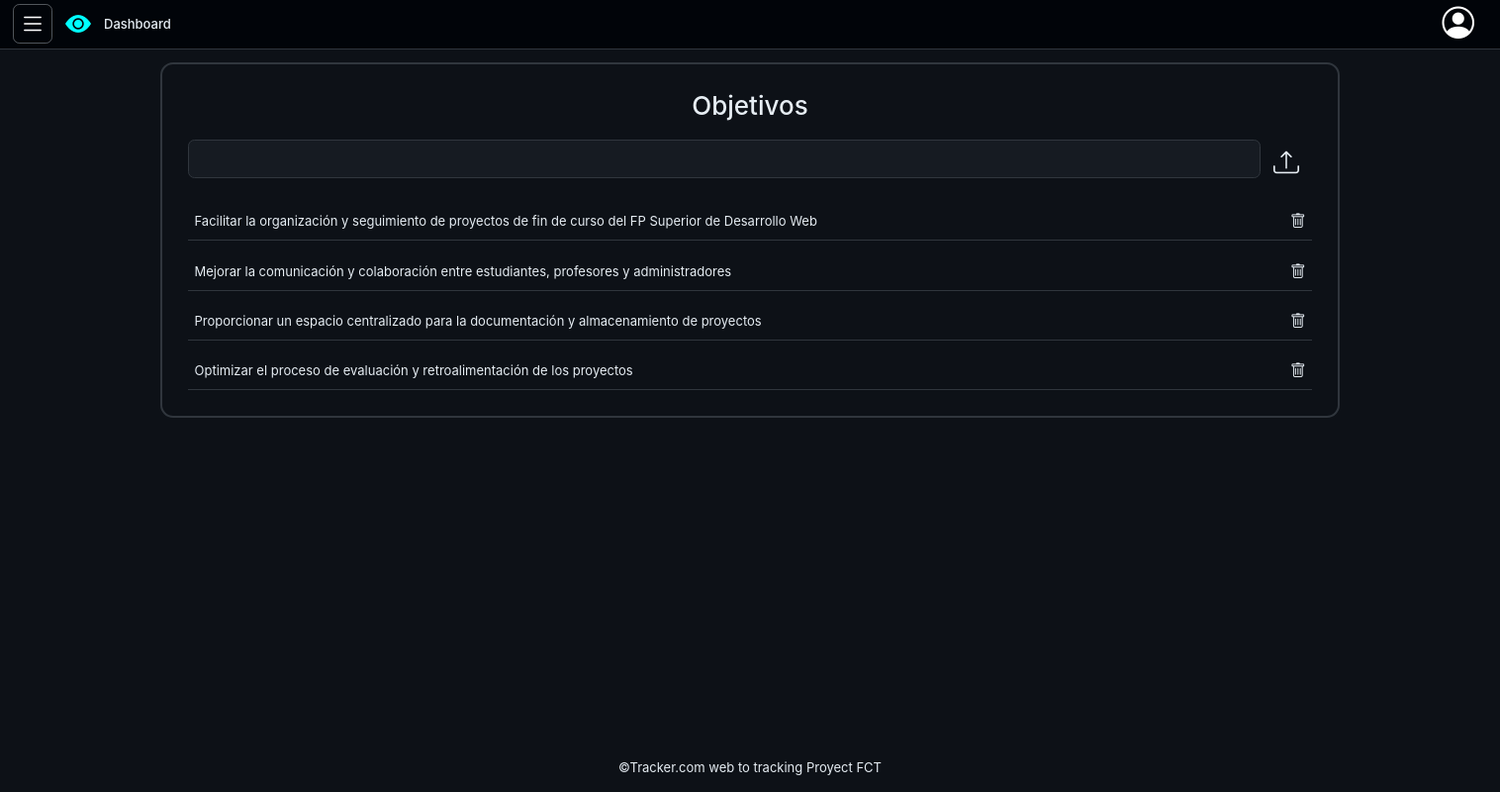
The page /dashboard.php?objetivos (signed in) on the database its author committed.
### tables this page shows
CREATE TABLE `objetivos` (
  `cod_Objetivo` int(11) AUTO_INCREMENT PRIMARY KEY,
  `descripcion` varchar(500) NOT NULL,
  `id_Alumno` int(11) NOT NULL,
  FOREIGN KEY (id_Alumno) REFERENCES usuarios(id) ON DELETE CASCADE
);

### php/conexion.php (called while the page is built, shortened)
<?php
class Conexion extends PDO
{
    private $host = 'localhost';
    private $BBDD = 'tracker';
    public function __construct()
    {
        $dsn = "mysql:host=$this->host;dbname=$this->BBDD;charset=utf8";
    }
    function verObjetivos($id_Alumno)
    {
        $sql = 'SELECT * FROM objetivos WHERE id_Alumno = ?';
        $stmt = $this->prepare($sql);
        $stmt->bindParam(1, $id_Alumno, PDO::PARAM_INT);
        $stmt->execute();
        if ($stmt->rowCount() > 0) {
            return $stmt->fetchAll(PDO::FETCH_OBJ);
        } else {
            return null;
        }
    }
}

### php/objetivos.php (the view, shortened to what this page needs)
<section id="contenidoObjetivos">
    <h2>Objetivos</h2>
    <form action="php/modificador.php" method="POST" class="contobjetivo">
        <input type="text" name="contenido" required>
        <label for="submit">
            <i class="bi bi-upload"></i>
        </label>
    </form>
    <?php
    require_once "conexion.php";
    if ($objetivos = (new Conexion)->verObjetivos($_SESSION["usuario"]->id)) {
        foreach ($objetivos as $objetivo) {
            echo "<dvi class=\"objetivo\">{$objetivo->descripcion}
            <a href=\"php/modificador.php?eliminarobjetivo={$objetivo->cod_Objetivo}\"><i class=\"bi bi-trash\"></i></a>
            </dvi>";
        }
    }
    ?>
</section>

### css/styles.css (style rules this page uses)
*, *::after, *::before { margin: 0; padding: 0; box-sizing: border-box; }
:root { font-size: 13px; font-family: Verdana, Geneva, Tahoma, sans-serif; }
body { width: 100vw; min-height: 100vh; display: flex; flex-direction: column; justify-content: space-between; overflow-x: hidden; overflow-y: auto; background-color: #010409; }
body #main-dashboard label { cursor: pointer; border: none; float: right; outline: none; margin-right: 1rem; margin-bottom: 0.5rem; display: grid; place-content: center; }
body #main-dashboard label i { color: #E6EDF3; font-size: 1.3rem; }
body #main-dashboard input { display: block; background-color: #161B22; border-radius: 0.5rem; border: 1px solid #30363d; width: 100%; color: #E6EDF3; padding: 1rem; margin-bottom: 1rem; font-size: 1.2rem; }
body #main-dashboard #contenidoObjetivos { width: 80%; height: 100%; color: #E6EDF3; margin: 0 auto; border: 2px solid #30363d; border-radius: 1rem; padding: 2rem; display: flex; flex-direction: column; gap: 1rem; }
body #main-dashboard #contenidoObjetivos form { width: 100%; height: auto; display: flex; flex-direction: row; justify-content: space-between; gap: 1rem; }
body #main-dashboard #contenidoObjetivos form label { display: grid; place-content: center; }
body #main-dashboard #contenidoObjetivos form label i { font-size: 2rem; }
body #main-dashboard #contenidoObjetivos form input[type=text] { flex-grow: 1; padding: 0.5rem; }
body #main-dashboard #contenidoObjetivos h2 { text-align: center; }
body #main-dashboard #contenidoObjetivos .objetivo { width: 100%; height: 100%; display: flex; flex-direction: row; justify-content: space-between; align-items: center; gap: 1rem; border-bottom: 1px solid #30363d; padding: 0.5rem; }
body #main-dashboard #contenidoObjetivos .objetivo a i { color: #E6EDF3; font-size: 1.2rem; }

### rows shown on the page
objetivos: descripcion "Facilitar la organización y seguimiento de proyectos de fin de curso del FP Superior de Desarrollo Web"
objetivos: descripcion "Mejorar la comunicación y colaboración entre estudiantes, profesores y administradores"
objetivos: descripcion "Proporcionar un espacio centralizado para la documentación y almacenamiento de proyectos"
objetivos: descripcion "Optimizar el proceso de evaluación y retroalimentación de los proyectos"
